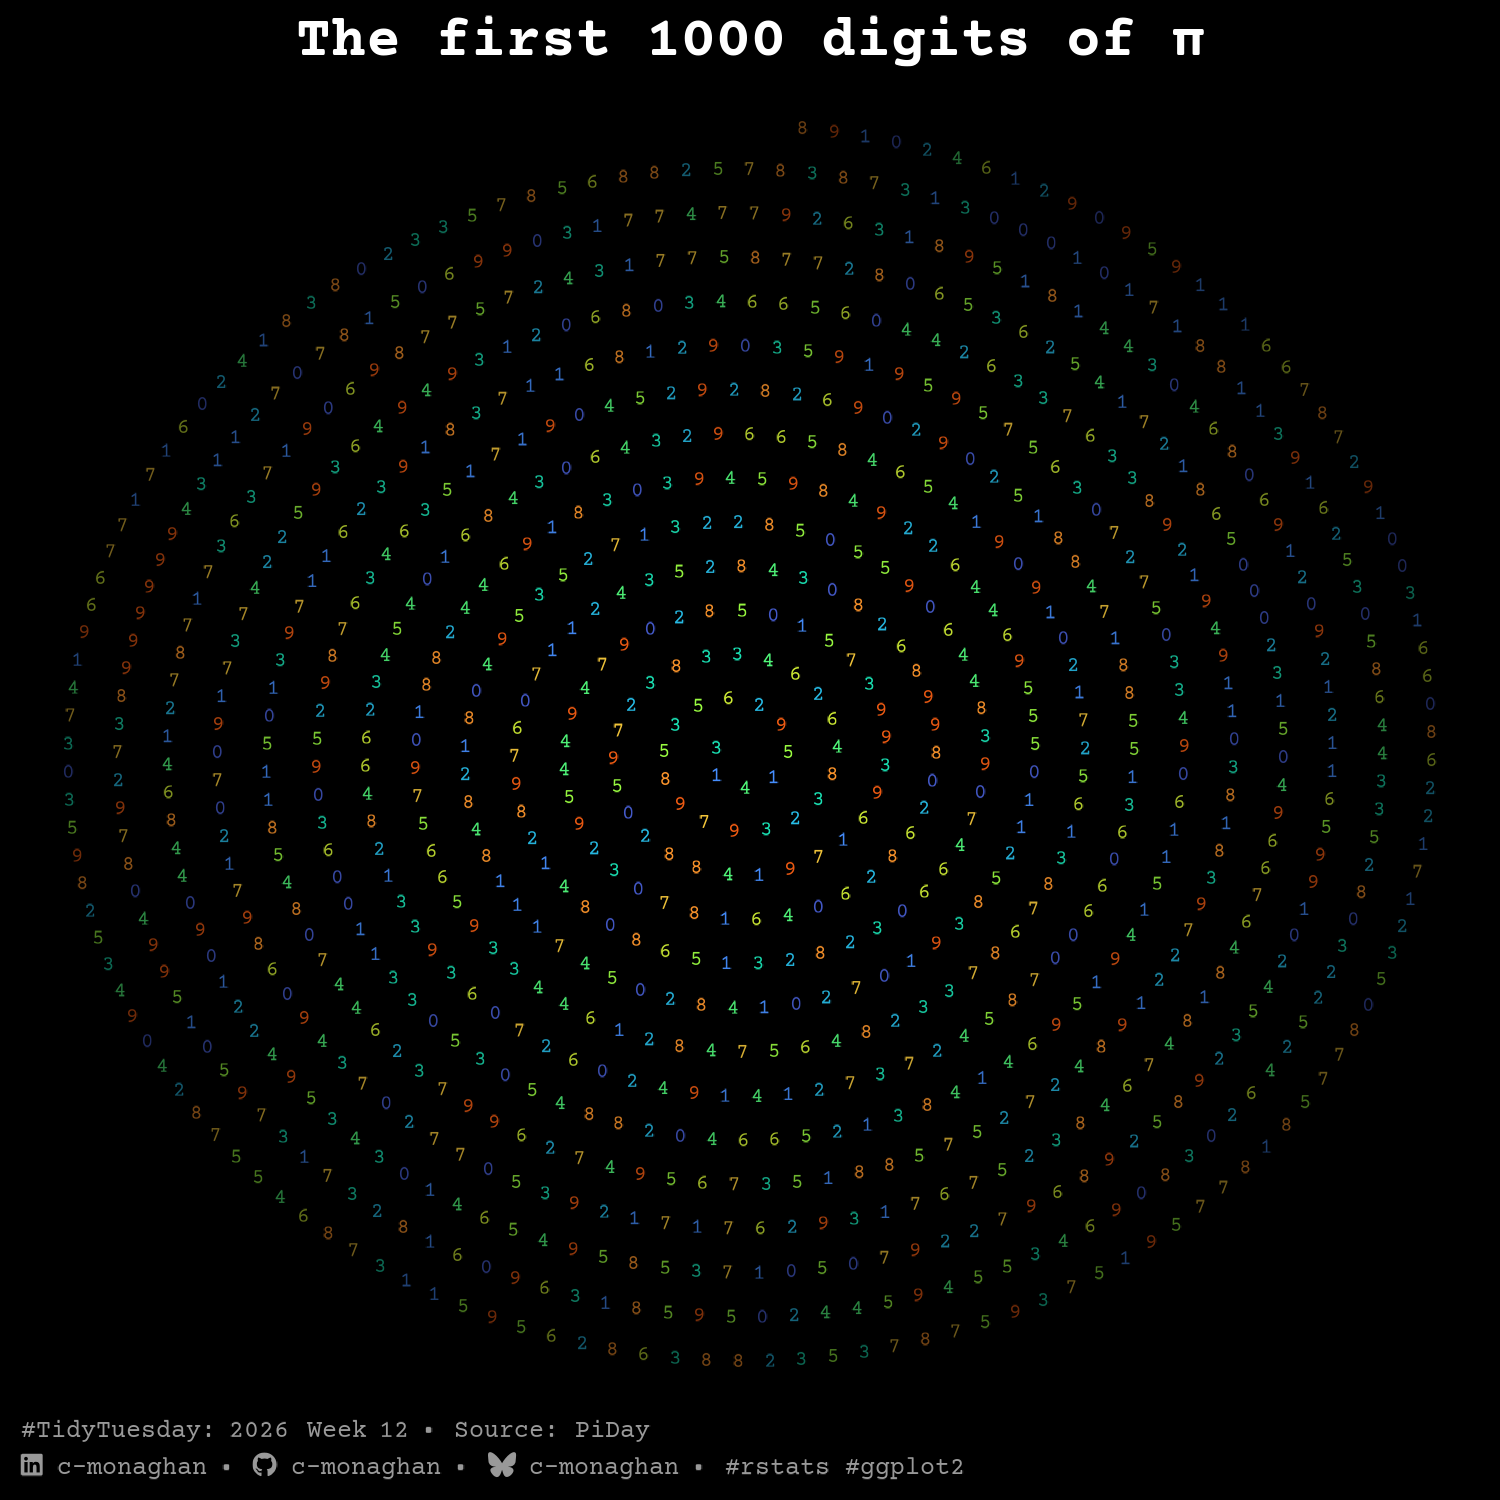

R code for this plot:
# Packages ---------------------------------------------------------------------
library(dplyr)
library(ggplot2)
library(showtext)

# Fonts ------------------------------------------------------------------------
font_add_google("Courier Prime")

plot_font <- "Courier Prime"

showtext_auto(enable = TRUE)
showtext_opts(dpi = 300)

caption <- cmBrand::create_caption(
  social = cmBrand::social_brand(),
  tt_text = cmBrand::tt_text(year = 2026, week = 12, source = "PiDay")
)

# Theme ------------------------------------------------------------------------
theme_clean <- function() {
  theme_void(base_family = plot_font, base_size = 10) +
    theme(
      plot.title = element_text(
        size = rel(1.4),
        hjust = 0.5,
        colour = "white",
        face = "bold",
      ),
      plot.caption = ggtext::element_markdown(
        size = rel(0.6),
        hjust = 0,
        lineheight = 1.5,
        colour = "#999999",
        margin = margin(t = 0, r = 0, b = 5, l = 5, unit = "pt")
      )
    )
}

# Tidytuesday data -------------------------------------------------------------
pi_digits <- tidytuesdayR::tt_load(x = 2026, week = 12) |>
  purrr::pluck("pi_digits")

# Creating a spiral dataset ----------------------------------------------------
k <- 8 # Spacing between digits
r <- 2 # Radius

pi_spiral <- pi_digits |>
  slice_head(n = 1000) |>
  mutate(
    theta = sqrt(k * digit_position),
    radius = r * theta,
    x = radius * cos(theta),
    y = radius * sin(theta),
    angle = theta * 180 / pi,
    digit = factor(digit)
  )

# Plotting ---------------------------------------------------------------------
pi_spiral |>
  ggplot(aes(
    x = x,
    y = y,
    label = digit,
    colour = digit,
    alpha = digit_position
  )) +
  geom_text(size = 1.8) +
  scale_colour_viridis_d(option = "turbo", begin = 0.1, end = 0.8) +
  scale_alpha(range = c(1, 0.4)) +
  labs(
    title = "The first 1000 digits of π",
    caption = caption
  ) +
  guides(colour = "none", alpha = "none") +
  theme_clean() +
  theme(plot.background = element_rect(fill = "black", colour = NA)) +
  ggview::canvas(width = 5, height = 5) -> pi_fig

# Export -----------------------------------------------------------------------
ggview::save_ggplot(pi_fig, here::here("2026/2026-03-24/20260324.png"))
